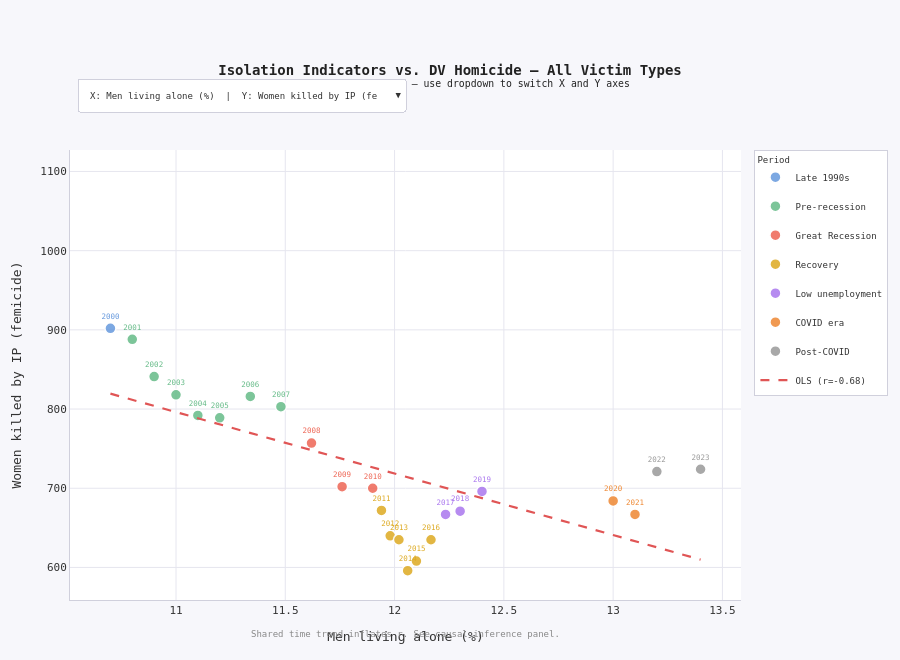
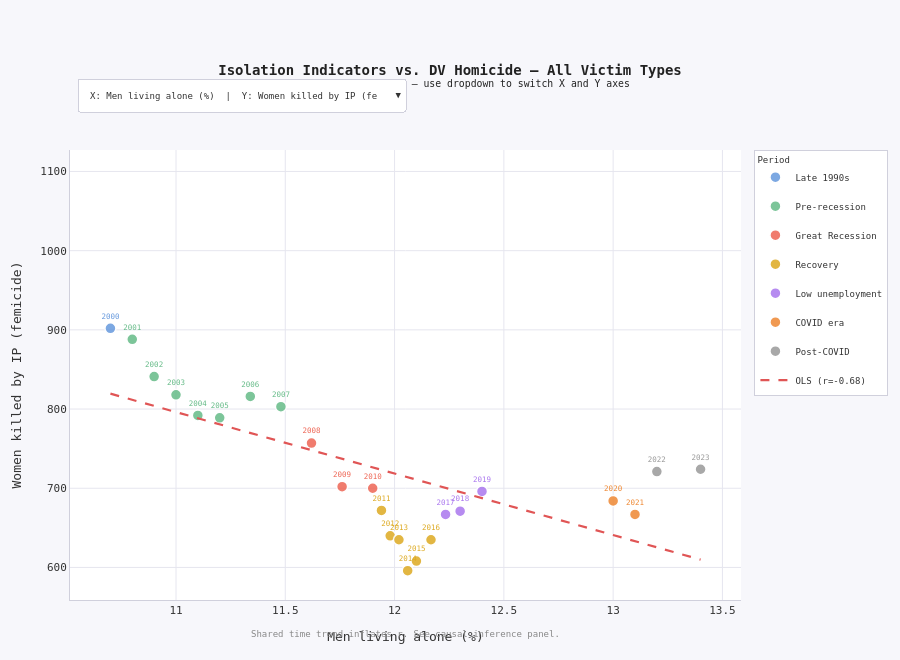

The cell these charts' notebook holds for them, in order:
### Code cell
# section six with interactive graphic two

print("Generating Interactive Graphic 2 — multi-victim scatter (Plotly)...")

try:
    import plotly.graph_objects as go

    x_options = {
        "Men living alone (%)":        "men_alone_pct",
        "Men w/ no close friends (%)": "men_no_friends_pct",
        "Unemployment rate (%)":       "unemployment_rate",
    }
    y_options = {
        "Women killed by IP (femicide)": "women_killed_by_ip",
        "Men killed by IP":              "men_killed_by_ip",
        "Family DV homicide":            "family_dv_homicide",
        "Collateral victims":            "collateral_dv_homicide",
        "DV murder-suicide":             "dv_murder_suicide",
        "Total DV ecosystem":            "total_dv_ecosystem",
    }
    y_line_colors = {
        "women_killed_by_ip":     "#e05555",
        "men_killed_by_ip":       "#8844cc",
        "family_dv_homicide":     "#cc6600",
        "collateral_dv_homicide": "#009988",
        "dv_murder_suicide":      "#cc2244",
        "total_dv_ecosystem":     "#444444",
    }

    scatter_df = merged.copy()

    def period_label(y):
        if y <= 2000:   return "Late 1990s"
        if y <= 2007:   return "Pre-recession"
        if y <= 2010:   return "Great Recession"
        if y <= 2016:   return "Recovery"
        if y <= 2019:   return "Low unemployment"
        if y <= 2021:   return "COVID era"
        return "Post-COVID"

    scatter_df["period"] = scatter_df["Year"].apply(period_label)

    period_colors = {
        "Late 1990s":       "#6699dd",
        "Pre-recession":    "#66bb88",
        "Great Recession":  "#ee6655",
        "Recovery":         "#ddaa22",
        "Low unemployment": "#aa77ee",
        "COVID era":        "#ee8833",
        "Post-COVID":       "#999999",
    }

    fig_i2 = go.Figure()
    trace_meta = []

    for xi, (x_label, x_col) in enumerate(x_options.items()):
        for yi, (y_label, y_col) in enumerate(y_options.items()):
            for period, mk_color in period_colors.items():
                sub  = scatter_df[scatter_df["period"] == period]
                show = (xi == 0 and yi == 0)
                fig_i2.add_trace(go.Scatter(
                    x=sub[x_col], y=sub[y_col],
                    mode="markers+text",
                    name=period,
                    marker=dict(color=mk_color, size=11, opacity=0.85,
                                line=dict(color="#ffffff", width=1.5)),
                    text=sub["Year"].astype(str),
                    textposition="top center",
                    textfont=dict(size=7.5, color=mk_color),
                    hovertemplate=(
                        f"<b>%{{text}}</b>  [{period}]<br>"
                        f"{x_label}: %{{x:.2f}}<br>"
                        f"{y_label}: %{{y:.0f}}<extra></extra>"
                    ),
                    visible=show,
                    legendgroup=period,
                    showlegend=(xi == 0 and yi == 0),
                ))
                trace_meta.append((xi, yi))

            # OLS trendline
            xv = scatter_df[x_col].dropna()
            yv = scatter_df.loc[scatter_df[x_col].notna(), y_col]
            if len(xv) > 2:
                m_ols, b_ols = np.polyfit(xv, yv, 1)
                xfit = np.linspace(xv.min(), xv.max(), 100)
                r_ols, p_ols = pearsonr(xv, yv)
                fig_i2.add_trace(go.Scatter(
                    x=xfit, y=m_ols * xfit + b_ols,
                    mode="lines",
                    name=f"OLS (r={r_ols:.2f})",
                    line=dict(color=y_line_colors[y_col],
                                width=2.2, dash="dash"),
                    hovertemplate=f"OLS trend r={r_ols:.2f}  p={p_ols:.3f}<extra></extra>",
                    visible=(xi == 0 and yi == 0),
                    showlegend=(xi == 0 and yi == 0),
                ))
                trace_meta.append((xi, yi))

    n_traces = len(fig_i2.data)

    buttons = []
    for xi, x_label in enumerate(x_options.keys()):
        for yi, y_label in enumerate(y_options.keys()):
            vis = [(tm[0] == xi and tm[1] == yi) for tm in trace_meta]
            buttons.append(dict(
                label=f"X: {list(x_options.keys())[xi][:20]}  |  "
                        f"Y: {list(y_options.keys())[yi][:22]}",
                method="update",
                args=[{"visible": vis},
                        {"xaxis": {"title": x_label,
                                    "gridcolor": "#e6e6ef",
                                    "linecolor": "#d0d0dc"},
                        "yaxis": {"title": y_label,
                                    "gridcolor": "#e6e6ef",
                                    "linecolor": "#d0d0dc"}}]
            ))

    fig_i2.update_layout(
        title=dict(
            text="<b>Isolation Indicators vs. DV Homicide — All Victim Types</b><br>"
                    "<sup>United States 1996-2023 — use dropdown to switch X and Y axes</sup>",
            font=dict(size=14, color="#222", family="monospace"), x=0.5
        ),
        updatemenus=[dict(
            buttons=buttons,
            direction="down", showactive=True,
            x=0.01, xanchor="left", y=1.16, yanchor="top",
            bgcolor="#ffffff", bordercolor="#d0d0dc",
            font=dict(color="#333", size=9, family="monospace"),
        )],
        paper_bgcolor="#f7f7fb",
        plot_bgcolor="#ffffff",
        font=dict(family="monospace", color="#333333", size=11),
        xaxis=dict(title="Men living alone (%)",
                    gridcolor="#e6e6ef", linecolor="#d0d0dc"),
        yaxis=dict(title="Women killed by IP (femicide)",
                    gridcolor="#e6e6ef", linecolor="#d0d0dc"),
        legend=dict(bgcolor="#ffffff", bordercolor="#d0d0dc", borderwidth=1,
                    font=dict(size=9),
                    title=dict(text="Period", font=dict(size=9))),
        height=660,
        margin=dict(t=150, b=60, l=70, r=40),
        annotations=[dict(
            text="Shared time trend inflates r. See causal inference panel.",
            x=0.5, y=-0.09, xref="paper", yref="paper",
            showarrow=False,
            font=dict(size=9, color="#888888", family="monospace")
        )]
    )

#     fig_i2.write_html("/mnt/user-data/outputs/interactive_dv_scatter.html",
#                         include_plotlyjs=True, full_html=True)
#     print("  Interactive 2 saved interactive_dv_scatter.html")

except ImportError:
    print("✗  plotly not installed — pip install plotly")

fig_i2.show()

import os
try:
    output_path = os.path.join(
        os.path.expanduser("~"),
        "Desktop",
        "interactive_dv_scatter.html"
    )

    fig_i2.write_html(
        output_path,
        include_plotlyjs=True,
        full_html=True
    )

    print(f" Interactive 2 saved {output_path}")

except ImportError:
    print("plotly not installed — pip install plotly")

fig_i2.show()
